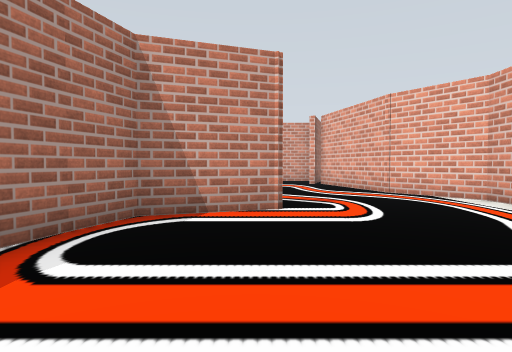
[1] (above)

15 first-person views from a walk through a robot-simulator world made for Gazebo. The camera is 0.72 m above the floor, tilts 2° down and sees 75° across. Floor lines are 1 m apart. The floor is counted in squares, 1 m on a side. Each view is taken from the middle of a square. On the plan, view 1 faces up. The plan holds only what a view shows up to about 10 squares ahead; the rest is blank. The robots in the file are not drawn.

[2]
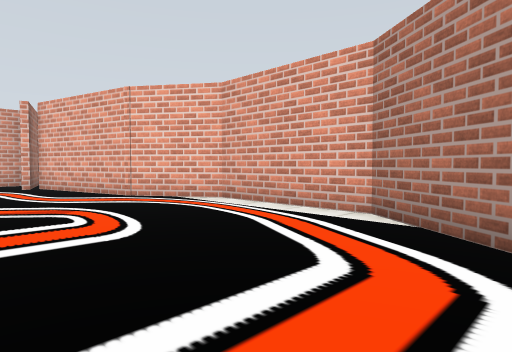

[3]
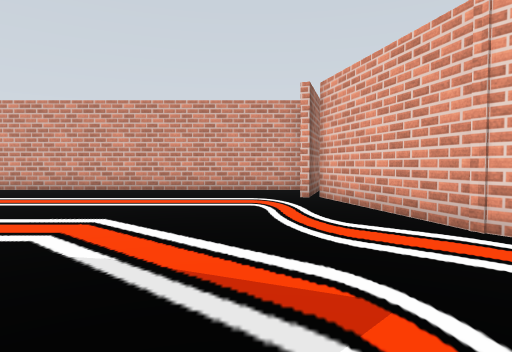

[4]
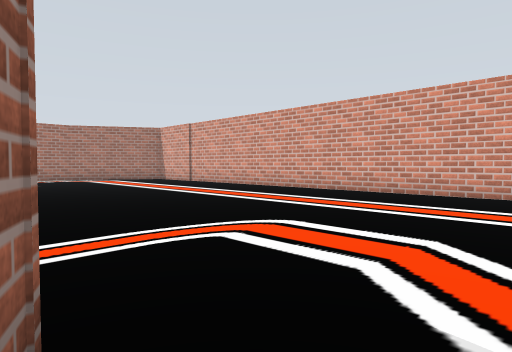

[5]
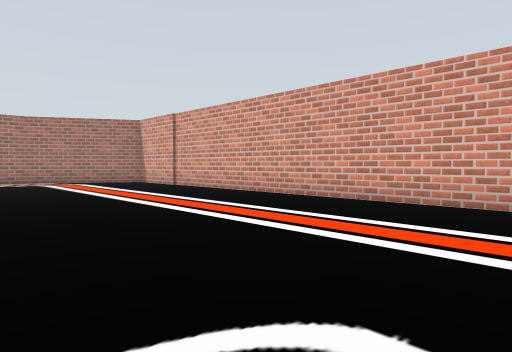

[6]
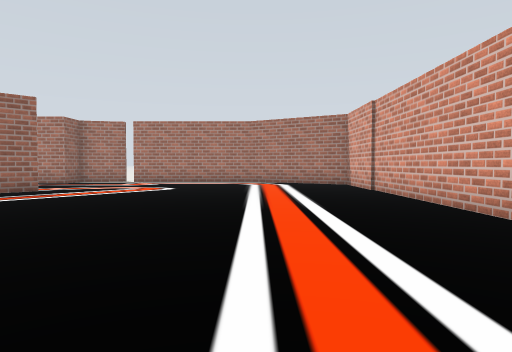

[7]
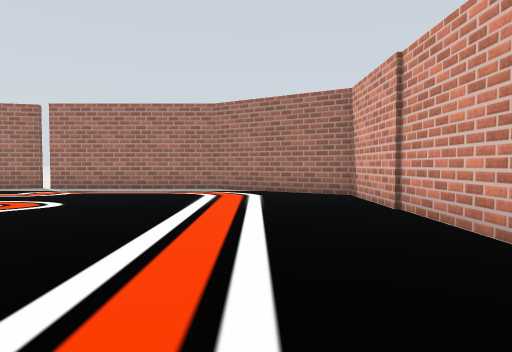

[8]
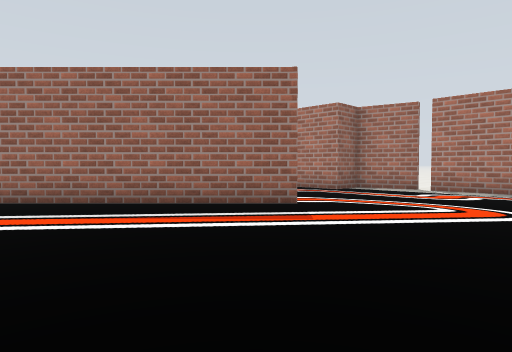

[9]
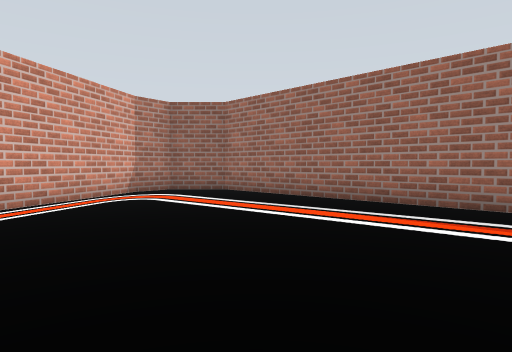

[10]
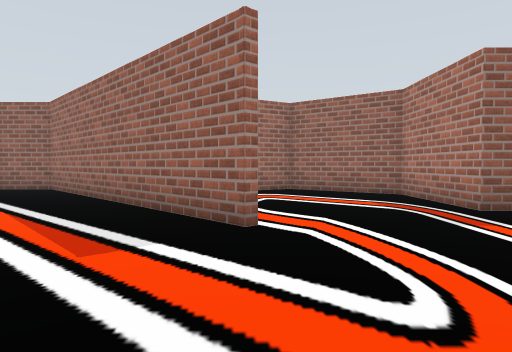

[11]
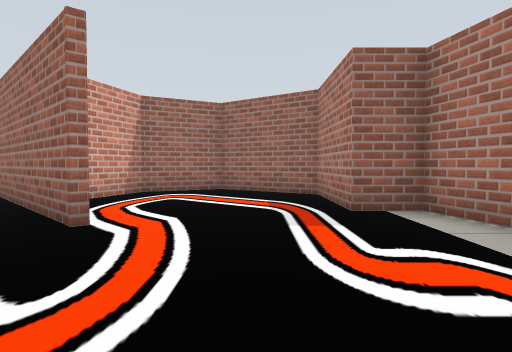

[12]
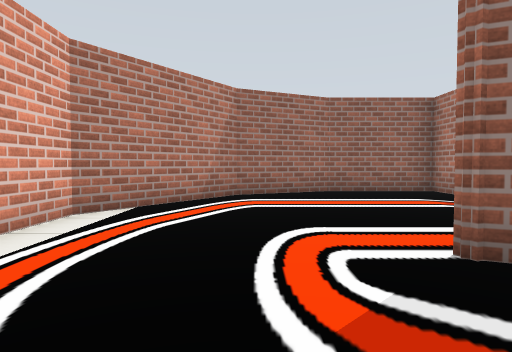

[13]
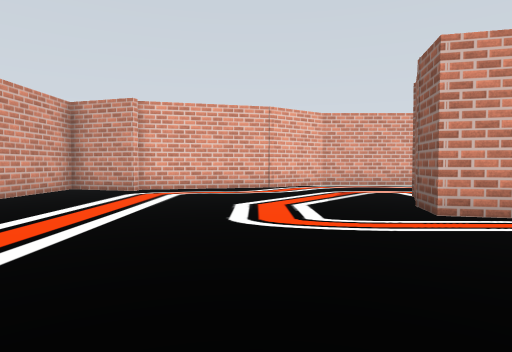

[14]
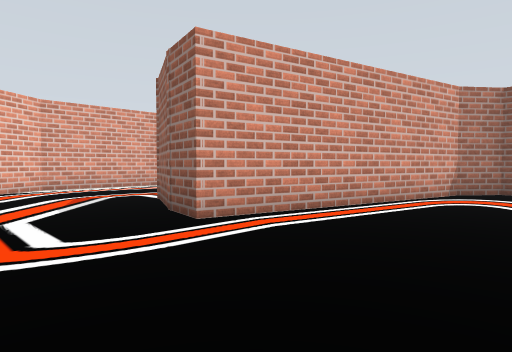

[15]
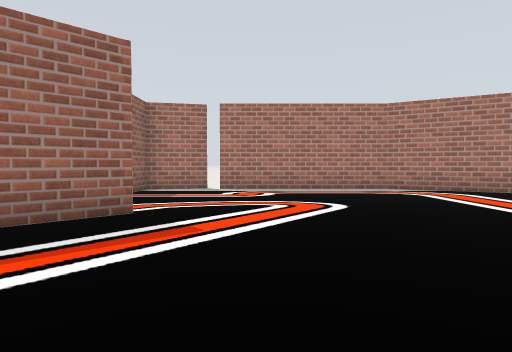

### Floor plan
Points are (right, up) in squares from view 1. A wall is a line through its corners. A room is listed if a view was taken in it or the views show most of it. See-through windows are left out.
Room 1 (views 1, 2, 3, 4, 5, 6, 7, 8, 9, 10, 11, 12, 13, 14, 15)
walls: (-1.5, 6.3) (0.6, 5.4) (-1.7, 4.6) (-2.2, 2.8); (-12, 5.3) (-6.1, -0.6) (-4.6, -0.6) (-3.9, 0.3) (-2.4, 6.5) (-1.2, 6.2); (-2.7, 0.1) (-2.7, -0.9) (0.1, -0.9) (2.5, 0.2) (4.6, 3.2) (4.6, 6.7) (3.4, 8.5) (2.4, 12.4); (2, 12.3) (2.6, 14.3) (-14.8, 14.3) (-16.8, 10.8) (-16.8, 5.9); (-17, 5.6) (-16.6, 3.9) (-15.5, 3.9) (-15.5, 1) (-13, -0.7) (-11, 0.3) (-10.5, 2.1)
ways out: gap at (-17, 6)

Where each view was taken, in squares from view 1:
view 1: 0 up, 0 right, facing up
view 2: 1 up, 0 right, facing up-right
view 3: 5 up, 1 right, facing up
view 4: 6 up, 0 right, facing up-left
view 5: 8 up, 2 left, facing up-left
view 6: 11 up, 3 left, facing left
view 7: 12 up, 7 left, facing left
view 8: 9 up, 7 left, facing down-left
view 9: 9 up, 7 left, facing down
view 10: 9 up, 12 left, facing down
view 11: 9 up, 14 left, facing down
view 12: 8 up, 2 right, facing down
view 13: 9 up, 7 left, facing right
view 14: 9 up, 6 left, facing down-right
view 15: 7 up, 7 left, facing left
